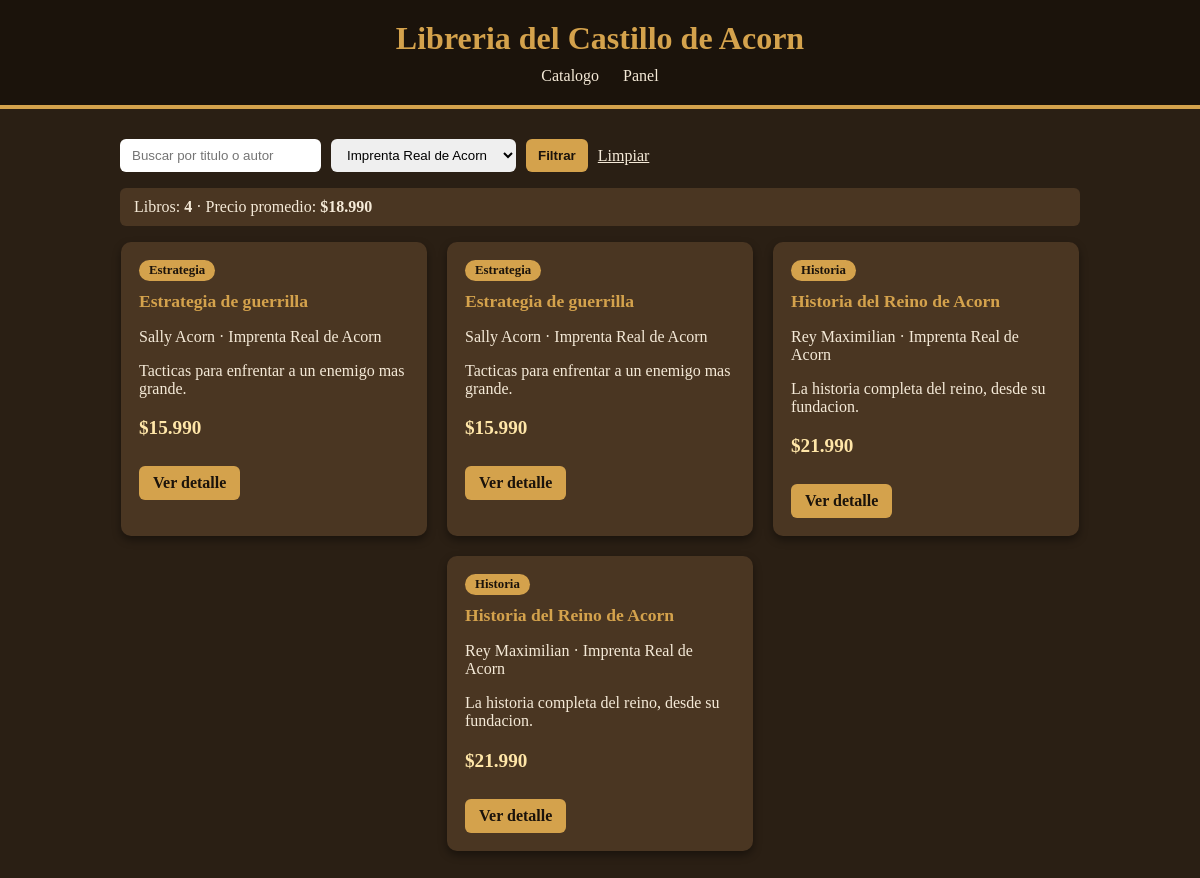
The app's page /?editorial=2 with its own data.
### catalogo/models.py (models this page shows, shortened)
class Libro(models.Model):
    GENEROS = [
        ('aventura', 'Aventura'),
        ('historia', 'Historia'),
        ('ciencia', 'Ciencia'),
        ('estrategia', 'Estrategia'),
    ]
    editorial = models.ForeignKey(
        Editorial,
        on_delete=models.PROTECT,
        related_name='libros',
    )
    titulo = models.CharField(max_length=120)
    autor = models.CharField(max_length=80)
    genero = models.CharField(max_length=15, choices=GENEROS)
    paginas = models.PositiveSmallIntegerField()
    precio = models.PositiveIntegerField()
    disponible = models.BooleanField(default=True)
    sinopsis = models.TextField(blank=True)
    class Meta:
        ordering = ['titulo']
    @property
    def precio_clp(self):
        return f"${self.precio:,}".replace(",",".")

class Editorial(models.Model):
    nombre = models.CharField(max_length=80, unique=True)
    pais = models.CharField(max_length=60)
    fundada = models.PositiveSmallIntegerField()
    activa = models.BooleanField(default=True)
    class Meta:
        ordering = ['nombre']

### catalogo/views.py (the view)
# urls.py: path("", views.inicio, name="inicio"),
def inicio(request):
    q = request.GET.get('q', "").strip()
    editorial_id = request.GET.get('editorial', "")
    libros = Libro.objects.select_related('editorial')
    if q:
        libros = libros.filter(Q(titulo__icontains=q) | Q(autor__icontains=q))
    if editorial_id.isdigit():
        libros = libros.filter(editorial_id=int(editorial_id))
    resumen = libros.aggregate(total=Count('id'), promedio=Avg('precio'))
    promedio = resumen['promedio'] or 0
    promedio_clp = f"${int(promedio):,}".replace(",",".")
    contexto = {
        'libros': libros,
        'editoriales': Editorial.objects.all(),
        'q': q,
        'editorial_sel': editorial_id,
        'total': resumen['total'],
        'promedio_clp': promedio_clp,
    }
    return render(request, 'catalogo/inicio.html', contexto)

### catalogo/templates/catalogo/inicio.html (shortened to what this page needs)
{% extends 'base.html' %}
{% block contenido %}
    <form method="get" class="filtros">
        <input type="text" name="q" value="{{ q }}" placeholder="Buscar por titulo o autor">
        <select name="editorial">
            {% for e in editoriales %}
                <option value="{{ e.id }}" {% if editorial_sel == e.id|stringformat:"d" %}selected{% endif %}>{{ e.nombre }}</option>
            {% endfor %}
        </select>
        <button type="submit">Filtrar</button>
        <a href="{% url 'catalogo:inicio' %}">Limpiar</a>
    </form>
    <p class="resumen">
        Libros: <strong>{{ total }}</strong> ·
        Precio promedio: <strong>{{ promedio_clp }}</strong>
    </p>
    <div class="lista">
    {% for l in libros %}
        <div class="tarjeta">
            <span class="genero">{{ l.get_genero_display }}</span>
            <h2>{{ l.titulo }}</h2>
            <p>{{ l.autor }} · {{ l.editorial.nombre }}</p>
            <p>{{ l.sinopsis|truncatewords:8 }}</p>
            <p class="precio">{{ l.precio_clp }}</p>
            <a href="{% url 'catalogo:detalle' l.id %}">Ver detalle</a>
        </div>
    {% empty %}
        <p>No hay libros que coincidan con la busqueda.</p>
    {% endfor %}
    </div>
{% endblock %}

### static/css/libreria.css (style rules this page uses)
body { background-color: #2a1f14; color: #f5ead8; font-family: Georgia, 'Times New Roman', serif; margin: 0; }
.filtros { display: flex; flex-wrap: wrap; gap: 10px; margin-bottom: 15px; }
.filtros input, .filtros select, .filtros button { padding: 8px 12px; border-radius: 6px; border: none; }
.filtros button { background-color: #d4a24c; color: #1b130b; font-weight: bold; cursor: pointer; }
.filtros a { color: #f5ead8; align-self: center; }
.resumen { background-color: #4a3622; padding: 10px 14px; border-radius: 6px; }
.lista { display: flex; flex-wrap: wrap; gap: 20px; justify-content: center; }
.tarjeta { background-color: #4a3622; border-radius: 10px; padding: 18px; width: 270px; box-shadow: 0 4px 8px rgba(0, 0, 0, 0.4); }
.tarjeta h2 { color: #d4a24c; font-size: 1.1rem; margin-top: 10px; }
.tarjeta a, .boton { display: inline-block; margin-top: 8px; background-color: #d4a24c; color: #1b130b; padding: 8px 14px; border-radius: 6px; text-decoration: none; font-weight: bold; }
.precio { font-size: 1.2rem; font-weight: bold; color: #ffe6a8; }
.genero { display: inline-block; background-color: #d4a24c; color: #1b130b; padding: 3px 10px; border-radius: 12px; font-size: 0.8rem; font-weight: bold; }

### records on screen
Libro: genero "Estrategia", titulo "Estrategia de guerrilla", autor "Sally Acorn", editorial.nombre "Imprenta Real de Acorn", sinopsis "Tacticas para enfrentar a un enemigo mas grande.", precio_clp "$15.990"
Libro: genero "Estrategia", titulo "Estrategia de guerrilla", autor "Sally Acorn", editorial.nombre "Imprenta Real de Acorn", sinopsis "Tacticas para enfrentar a un enemigo mas grande.", precio_clp "$15.990"
Libro: genero "Historia", titulo "Historia del Reino de Acorn", autor "Rey Maximilian", editorial.nombre "Imprenta Real de Acorn", sinopsis "La historia completa del reino, desde su fundacion.", precio_clp "$21.990"
Libro: genero "Historia", titulo "Historia del Reino de Acorn", autor "Rey Maximilian", editorial.nombre "Imprenta Real de Acorn", sinopsis "La historia completa del reino, desde su fundacion.", precio_clp "$21.990"

### other values on screen
{{ total }} "4"
{{ promedio_clp }} "$18.990"
form field editorial "Imprenta Real de Acorn"
